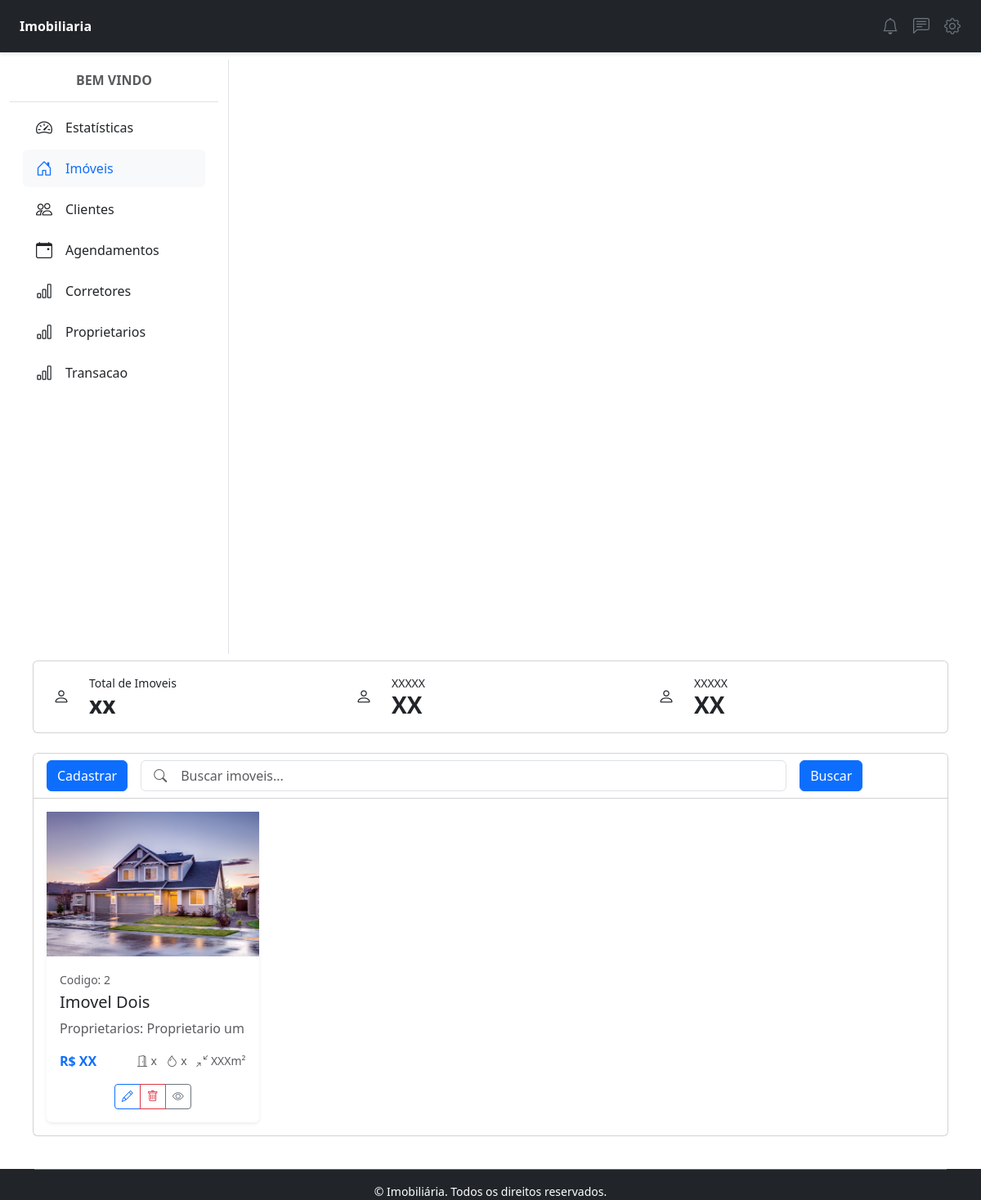
/imovel/, run on the app's committed database.
### imovel/models.py (models this page shows, shortened)
class Imovel(models.Model):
    nome = models.CharField(max_length=100)
    codigoImovel = models.CharField('Código do Imóvel', max_length=10, unique=True, help_text='Código único do imóvel', default='Imovel')
    foto = StdImageField('Foto', upload_to='pessoas', delete_orphans=True, null=True, blank=True)
    endereco = models.CharField('Endereço', max_length=100, help_text='Endereço completo')
    proprietario = models.ManyToManyField(Proprietario, verbose_name='Proprietário', help_text='Selecione o proprietário do imóvel')
    disponivel_locacao = models.BooleanField('Disponível para Locação', default=True, help_text='Indica se o imóvel está disponível para locação')
    valorVenda = models.DecimalField('Valor de Venda', max_digits=10, decimal_places=2, null=True, blank=True, help_text='Valor do imóvel para venda')
    valorIPTU = models.DecimalField('Valor IPTU', max_digits=10, decimal_places=2, null=True, blank=True, help_text='Valor anual do IPTU')
    valorCondominio = models.DecimalField('Valor do Condomínio', max_digits=10, decimal_places=2, null=True, blank=True, help_text='Valor mensal do condomínio')
    areaTotal = models.DecimalField('Área Total (m²)', max_digits=10, decimal_places=2, null=True, blank=True, help_text='Área total do imóvel em metros quadrados')
    areaPrivativa = models.DecimalField('Área Privativa (m²)', max_digits=10, decimal_places=2, null=True, blank=True, help_text='Área privativa do imóvel em metros quadrados')
    areaUtil = models.DecimalField('Área Útil (m²)', max_digits=10, decimal_places=2, null=True, blank=True, help_text='Área útil do imóvel em metros quadrados')
    numQuartos = models.IntegerField('Número de Quartos', null=True, blank=True, help_text='Número de quartos no imóvel')
    numBanheiros = models.IntegerField('Número de Banheiros', null=True, blank=True, help_text='Número de banheiros no imóvel')
    vagasGaragem = models.IntegerField('Vagas de Garagem', null=True, blank=True, help_text='Número de vagas de garagem disponíveis')
    caracteristicas = models.TextField('Características', null=True, blank=True, help_text='Descrição das características do imóvel')
    comodidades = models.TextField('Comodidades', null=True, blank=True, help_text='Lista de comodidades oferecidas pelo imóvel')
    descricao = models.TextField('Descrição Completa', null=True, blank=True, help_text='Descrição detalhada do imóvel')
    tipoImovel = models.CharField('Tipo de Imóvel', max_length=20, choices=[('Casa', 'Casa'), ('Apartamento', 'Apartamento'), ('Terreno', 'Terreno'), ('Comercial', 'Comercial'), ('Outro', 'Outro'),], null=True, blank=True, help_text='Tipo do imóvel (casa, apartamento, etc.)')
    class Meta:
        verbose_name = 'Imóvel'
        verbose_name_plural = 'Imóveis'
    def has_proprietarios(self):
        return self.proprietario.exists()
    def status_imovel(self):
        if Transacao.objects.filter(codigoImovel=self, tipoTransacao='Venda', statusTransacao='Pendente').exists():
            return 'Em Confirmação de Venda'
        elif not self.disponivel_locacao:
            return 'Não Disponível para Locação'
        else:
            return 'Disponível para Locação e Venda'

### proprietarios/models.py (models this page shows, shortened)
class Proprietario(Pessoa):
    codigoProprietario = models.IntegerField('Código do Proprietário', help_text='Código do proprietário', unique=True, null=True, blank=True)

### imovel/views.py (the view)
# urls.py: path('imovel/', ImovelView.as_view(), name='imovel'),
class ImovelView(ListView):
    model = Imovel
    template_name = 'imovel.html'
    def dispatch(self, request, *args, **kwargs):
        self.delete_imoveis_without_proprietarios()
        return super().dispatch(request, *args, **kwargs)
    def delete_imoveis_without_proprietarios(self):
        imoveis_to_delete = Imovel.objects.all()
        deleted_count = 0
        for imovel in imoveis_to_delete:
            if not imovel.has_proprietarios():
                imovel.delete()
                deleted_count += 1
        if deleted_count > 0:
            messages.info(self.request, f'{deleted_count} Imóvel sem proprietário foi automaticamente excluído.')
    def get_queryset(self):
        buscar = self.request.GET.get('buscar')
        qs = super(ImovelView, self).get_queryset()
        if buscar:
            qs = qs.filter(nome__icontains=buscar)
        if qs.count() > 0:
            paginator = Paginator(qs, 10)
            listagem = paginator.get_page(self.request.GET.get('page'))
            return listagem
        else:
            return messages.info(self.request, 'Nenhum imovel encontrado com esse nome')

### imovel/templates/imovel.html (shortened to what this page needs)
{% extends "principal.html" %}
{% block content %}
<div class="container-fluid">
    <div class="row">
        <main class="col-md-9 col-lg-12 p-3">
            <div class="card mb-4">
                <div class="card-body">
                    <div class="row g-4">
                        <div class="col-md-4">
                            <div class="d-flex align-items-center gap-3">
                                <div class="p-2 bg-icon-purple rounded-circle">
                                    <i class="bi bi-person text-icon-purple fs-5"></i>
                                </div>
                                <div>
                                    <p class="text-muted-foreground mb-0 small">Total de Imoveis</p>
                                    <p class="h3 fw-bold mb-0">xx</p>
                                </div>
                            </div>
                        </div>
                        <div class="col-md-4">
                            <div class="d-flex align-items-center gap-3">
                                <div class="p-2 bg-icon-green rounded-circle">
                                    <i class="bi bi-person text-icon-green fs-5"></i>
                                </div>
                                <div>
                                    <p class="text-muted-foreground mb-0 small">XXXXX</p>
                                    <p class="h3 fw-bold mb-0">XX</p>
                                </div>
                            </div>
                        </div>
                        <div class="col-md-4">
                            <div class="d-flex align-items-center gap-3">
                                <div class="p-2 bg-icon-red rounded-circle">
                                    <i class="bi bi-person text-icon-red fs-5"></i>
                                </div>
                                <div>
                                    <p class="text-muted-foreground mb-0 small">XXXXX</p>
                                    <p class="h3 fw-bold mb-0">XX</p>
                                </div>
                            </div>
                        </div>
                    </div>
                </div>
            </div>
            <div class="card">
                <div class="card-header bg-white d-flex justify-content-between align-items-center">
                    <div class="d-flex align-items-center gap-3">
                        <a href="{% url 'imovel_adicionar' %}" class="btn btn-primary">Cadastrar</a>
                        <div class="position-relative">
                            <i
                                class="bi bi-search position-absolute top-50 start-0 translate-middle-y ms-3 text-muted"></i>
                            <input type="text" class="form-control ps-5" placeholder="Buscar imoveis..."
                                style="width: 790px;" value="{{ request.GET.buscar }}">
                        </div>
                        <a href="#" class="btn btn-primary">Buscar</a>
                    </div>
                </div>
                <div class="card-body">
                    <div class="row row-cols-1 row-cols-sm-2 row-cols-md-3 row-cols-lg-4 g-3">
                        {% for imovel in object_list %}
                        <div class="col">
                            <div class="card h-100 border-0 shadow-sm hover-shadow transition-all">
                                {% if imovel.foto %}
                                <img src="{{ imovel.foto.url }}" class="img-fluid w-100 h-100 object-fit-cover"
                                    alt="Imóvel">
                                {% else %}
                                <img src="/static/img/casa1.jpeg" class="img-fluid w-100 h-100 object-fit-cover"
                                    alt="Imóvel">
                                {% endif %}
                                <div class="card-body">
                                    <small class="text-muted">Codigo: {{imovel.codigoImovel}}</small>
                                    <h5 class="card-title mt-1 mb-2">{{ imovel.nome }}</h5>
                                    <p class="card-text text-muted mb-3">Proprietarios:
                                        {% for proprietario in imovel.proprietario.all %}
                                        {{proprietario.nome}}{% if not forloop.last %}, {% endif %}
                                        {% endfor %}
                                    </p>
                                    <div class="d-flex justify-content-between align-items-center">
                                        <span class="fw-bold text-primary">R$ XX</span>
                                        <div class="text-muted small">
                                            <i class="bi bi-door-open"></i> x
                                            <i class="bi bi-droplet ms-2"></i> x
                                            <i class="bi bi-arrows-angle-contract ms-2"></i> XXXm²
                                        </div>
                                    </div>
                                </div>
                                <div class="card-footer bg-transparent border-top-0 pt-0 pb-3 text-center">
                                    <div class="btn-group btn-group-sm" role="group">
                                        <a href="{% url 'imovel_editar' imovel.pk %}" class="btn btn-outline-primary"
                                            title="Editar">
                                            <i class="bi bi-pencil"></i>
                                        </a>
                                        <a href="{% url 'imovel_apagar' imovel.pk %}" class="btn btn-outline-danger"
                                            title="Excluir">
                                            <i class="bi bi-trash"></i>
                                        </a>
                                        <button type="button" class="btn btn-outline-secondary" data-bs-toggle="modal"
                                            data-bs-target="#modal{{imovel.id}}">
                                            <i class="bi bi-eye"></i>
                                        </button>
                                    </div>
                                </div>
                            </div>
                        </div>
                        {% endfor %}
                    </div>
                </div>
        </main>
    </div>
</div>
</html>
{% endblock %}

### data on the page
Imovel: codigoImovel "2", nome "Imovel Dois"
Proprietario: nome "Proprietario um"
